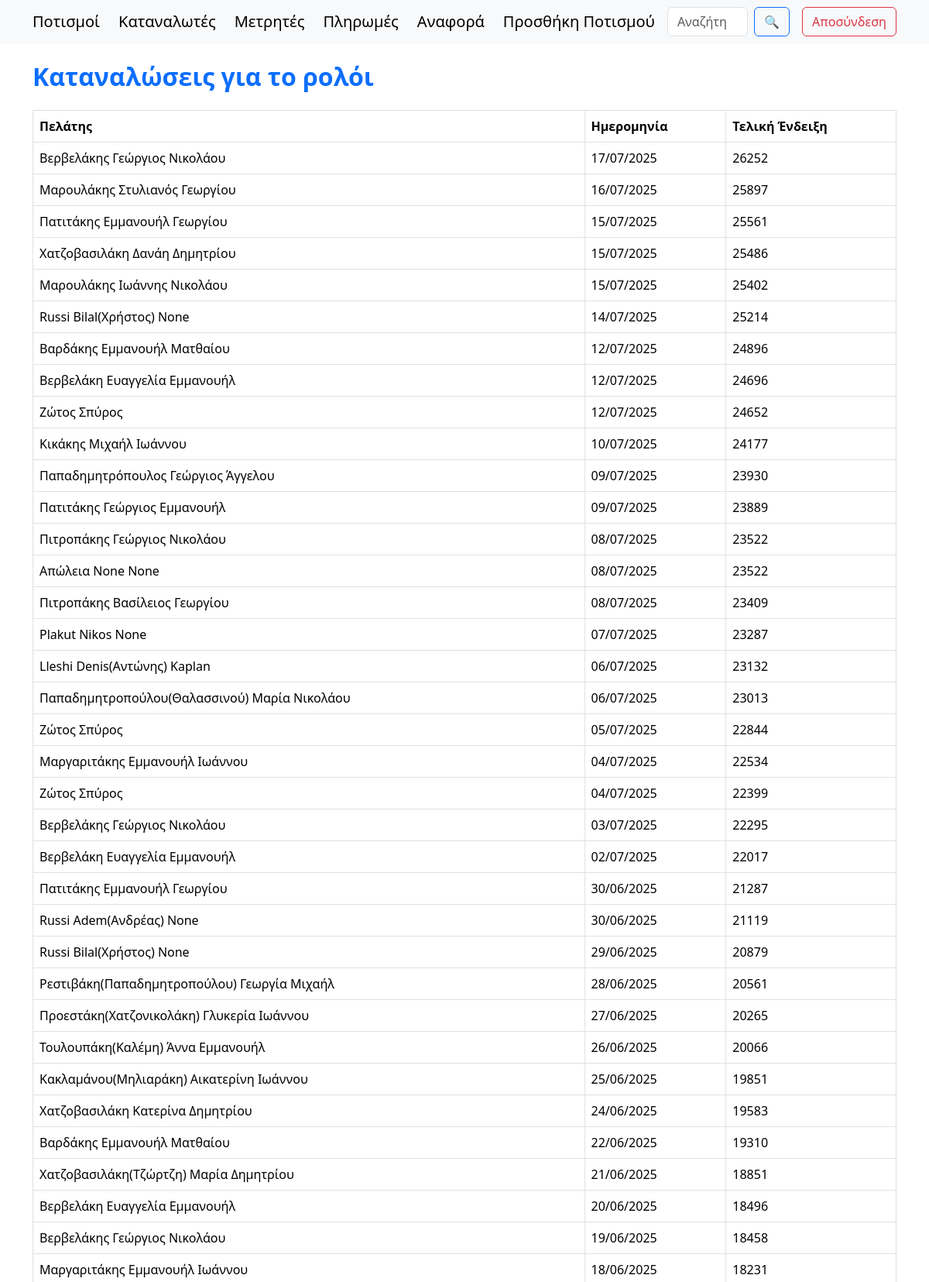
The page /counter/1/ (signed in, upper part) on the database its author committed.
### synet/models.py (models this page shows, shortened)
class WaterCons(models.Model):
    serialNumber = models.IntegerField(null=True, blank=True)
    date = models.DateField()
    counter = models.ForeignKey(Counters, on_delete=models.SET_NULL, null=True)
    customer = models.ForeignKey(Persons, on_delete=models.SET_NULL, null=True)
    finalIndication = models.IntegerField()
    initialIndication = models.IntegerField()
    intermediateIndication = models.IntegerField(null=True, blank=True)
    cubicMeters = models.IntegerField(null=True, blank=True)
    billableCubicMeters = models.IntegerField(null=True, blank=True)
    hydronomistsCubicMeters = models.DecimalField(max_digits=10, decimal_places=2, null=True, blank=True)
    costPerMeter = models.DecimalField(max_digits=10, decimal_places=2, null=True, blank=True, default=0.30)
    cost = models.DecimalField(max_digits=10, decimal_places=2, null=True, blank=True)
    hydronomistsRight = models.DecimalField(max_digits=10, decimal_places=2, null=True, blank=True)
    viberMsg = models.CharField(max_length=200, null=True, blank=True)
    notes = models.TextField( null=True,blank=True)
    field = models.ForeignKey(Fields, on_delete=models.SET_NULL, null=True, blank=True)
    receipt = models.ForeignKey("Paids", on_delete=models.SET_NULL, null=True, blank=True, related_name="watercons_receipts") # idΑπόδειξης (paids_id)

class Persons(models.Model):
    surname = models.CharField(max_length=100)
    name = models.CharField(max_length=100, null=True, blank=True)
    fathersName = models.CharField(max_length=100, null=True, blank=True)
    afm = models.CharField(max_length=9, null=True, blank=True, unique=True)
    phone = models.CharField(max_length=10, null=True, blank=True)
    member = models.BooleanField(default=True)  # Είναι μέλος του συνεταιρισμού
    payAsMember = models.BooleanField(default=True)  # Πληρώνει σαν μέλος του συνεταιρισμού
    isActive = models.BooleanField(default=False)  # Είναι ενεργός στον πολιτισμό
    aa = models.IntegerField(null=True, blank=True, unique=True)  # Αύξων αριθμός απόφασης ΔΣ 7/10/2000
    placeOfResidence = models.CharField(max_length=20, null=True, blank=True) # Τόπος διαμονής
    notes = models.CharField(max_length=100, null=True, blank=True)
    class Meta:
        unique_together = ('surname', 'name', 'fathersName')
        ordering = ['surname', 'name', 'fathersName']
    def __str__(self):
        return f"{self.surname} {self.name} {self.fathersName}".strip()  # Αφαιρεί επιπλέον κενά

### synet/views.py (the view)
# urls.py: path('counter/<int:pk>/', views.counter_detail, name='counter_detail'),
def counter_detail(request, pk):
    counter = get_object_or_404(Counters, pk=pk)
    consumptions = WaterCons.objects.filter(counter=counter).order_by('-date', '-finalIndication')
    return render(request, 'counter_detail.html', {
        'counter': counter,
        'consumptions': consumptions
    })

### templates/counter_detail.html (shortened to what this page needs)
{% extends "main.html" %}
{% block content %}
<h2 class="my-4">Καταναλώσεις για το ρολόι <strong>{{ counter.counter }}</strong></h2>
<div class="table-responsive">
    <table class="table table-bordered table-hover align-middle shadow-sm">
        <thead>
            <tr>
                <th>Πελάτης</th>
                <th>Ημερομηνία</th>
                <th>Τελική Ένδειξη</th>
            </tr>
        </thead>
        <tbody>
            {% for cons in consumptions %}
            <tr>
                <td>{{ cons.customer }}</td>
                <td>{{ cons.date|date:"d/m/Y" }}</td>
                <td>{{ cons.finalIndication }}</td>
            </tr>
            {% empty %}
            <tr>
                <td colspan="3" class="text-center">Δεν υπάρχουν καταναλώσεις.</td>
            </tr>
            {% endfor %}
        </tbody>
    </table>
</div>
{% endblock content %}

### templates/main.html (style rules this page uses)
body { padding-top: 80px; }
thead { position: sticky; top: 0; background-color: #0d6efd; color: #fff; z-index: 1020; }
tbody tr:nth-child(odd) { background-color: #f9f9f9; }
tbody tr:nth-child(even) { background-color: #e9ecef; }
h2 { color: #0d6efd; font-weight: 600; }

### rows shown on the page
WaterCons: customer "Βερβελάκης Γεώργιος Νικολάου", date "17/07/2025", finalIndication "26252"
WaterCons: customer "Μαρουλάκης Στυλιανός Γεωργίου", date "16/07/2025", finalIndication "25897"
WaterCons: customer "Πατιτάκης Εμμανουήλ Γεωργίου", date "15/07/2025", finalIndication "25561"
WaterCons: customer "Χατζοβασιλάκη Δανάη Δημητρίου", date "15/07/2025", finalIndication "25486"
WaterCons: customer "Μαρουλάκης Ιωάννης Νικολάου", date "15/07/2025", finalIndication "25402"
WaterCons: customer "Russi Bilal(Χρήστος) None", date "14/07/2025", finalIndication "25214"
WaterCons: customer "Βαρδάκης Εμμανουήλ Ματθαίου", date "12/07/2025", finalIndication "24896"
WaterCons: customer "Βερβελάκη Ευαγγελία Εμμανουήλ", date "12/07/2025", finalIndication "24696"
WaterCons: customer "Ζώτος Σπύρος", date "12/07/2025", finalIndication "24652"
WaterCons: customer "Κικάκης Μιχαήλ Ιωάννου", date "10/07/2025", finalIndication "24177"
WaterCons: customer "Παπαδημητρόπουλος Γεώργιος Άγγελου", date "09/07/2025", finalIndication "23930"
WaterCons: customer "Πατιτάκης Γεώργιος Εμμανουήλ", date "09/07/2025", finalIndication "23889"
WaterCons: customer "Πιτροπάκης Γεώργιος Νικολάου", date "08/07/2025", finalIndication "23522"
WaterCons: customer "Απώλεια None None", date "08/07/2025", finalIndication "23522"
WaterCons: customer "Πιτροπάκης Βασίλειος Γεωργίου", date "08/07/2025", finalIndication "23409"
WaterCons: customer "Plakut Nikos None", date "07/07/2025", finalIndication "23287"
WaterCons: customer "Lleshi Denis(Αντώνης) Kaplan", date "06/07/2025", finalIndication "23132"
WaterCons: customer "Παπαδημητροπούλου(Θαλασσινού) Μαρία Νικολάου", date "06/07/2025", finalIndication "23013"
WaterCons: customer "Ζώτος Σπύρος", date "05/07/2025", finalIndication "22844"
WaterCons: customer "Μαργαριτάκης Εμμανουήλ Ιωάννου", date "04/07/2025", finalIndication "22534"
WaterCons: customer "Ζώτος Σπύρος", date "04/07/2025", finalIndication "22399"
WaterCons: customer "Βερβελάκης Γεώργιος Νικολάου", date "03/07/2025", finalIndication "22295"
WaterCons: customer "Βερβελάκη Ευαγγελία Εμμανουήλ", date "02/07/2025", finalIndication "22017"
WaterCons: customer "Πατιτάκης Εμμανουήλ Γεωργίου", date "30/06/2025", finalIndication "21287"
WaterCons: customer "Russi Adem(Ανδρέας) None", date "30/06/2025", finalIndication "21119"
WaterCons: customer "Russi Bilal(Χρήστος) None", date "29/06/2025", finalIndication "20879"
WaterCons: customer "Ρεστιβάκη(Παπαδημητροπούλου) Γεωργία Μιχαήλ", date "28/06/2025", finalIndication "20561"
WaterCons: customer "Προεστάκη(Χατζονικολάκη) Γλυκερία Ιωάννου", date "27/06/2025", finalIndication "20265"
WaterCons: customer "Τουλουπάκη(Καλέμη) Άννα Εμμανουήλ", date "26/06/2025", finalIndication "20066"
WaterCons: customer "Κακλαμάνου(Μηλιαράκη) Αικατερίνη Ιωάννου", date "25/06/2025", finalIndication "19851"
WaterCons: customer "Χατζοβασιλάκη Κατερίνα Δημητρίου", date "24/06/2025", finalIndication "19583"
WaterCons: customer "Βαρδάκης Εμμανουήλ Ματθαίου", date "22/06/2025", finalIndication "19310"
WaterCons: customer "Χατζοβασιλάκη(Τζώρτζη) Μαρία Δημητρίου", date "21/06/2025", finalIndication "18851"
WaterCons: customer "Βερβελάκη Ευαγγελία Εμμανουήλ", date "20/06/2025", finalIndication "18496"
WaterCons: customer "Βερβελάκης Γεώργιος Νικολάου", date "19/06/2025", finalIndication "18458"
WaterCons: customer "Μαργαριτάκης Εμμανουήλ Ιωάννου", date "18/06/2025", finalIndication "18231"
